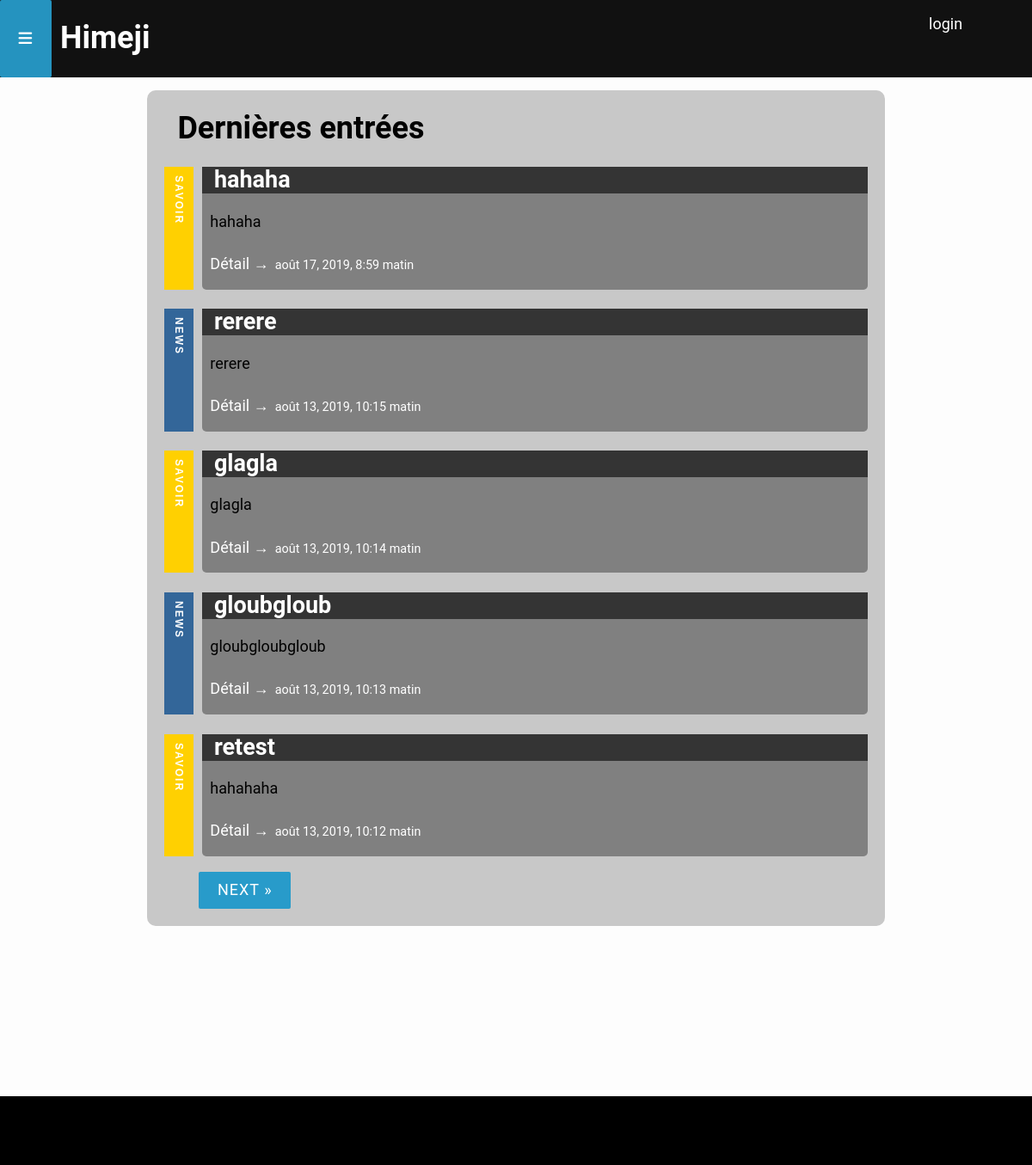
The app's page /, older data.
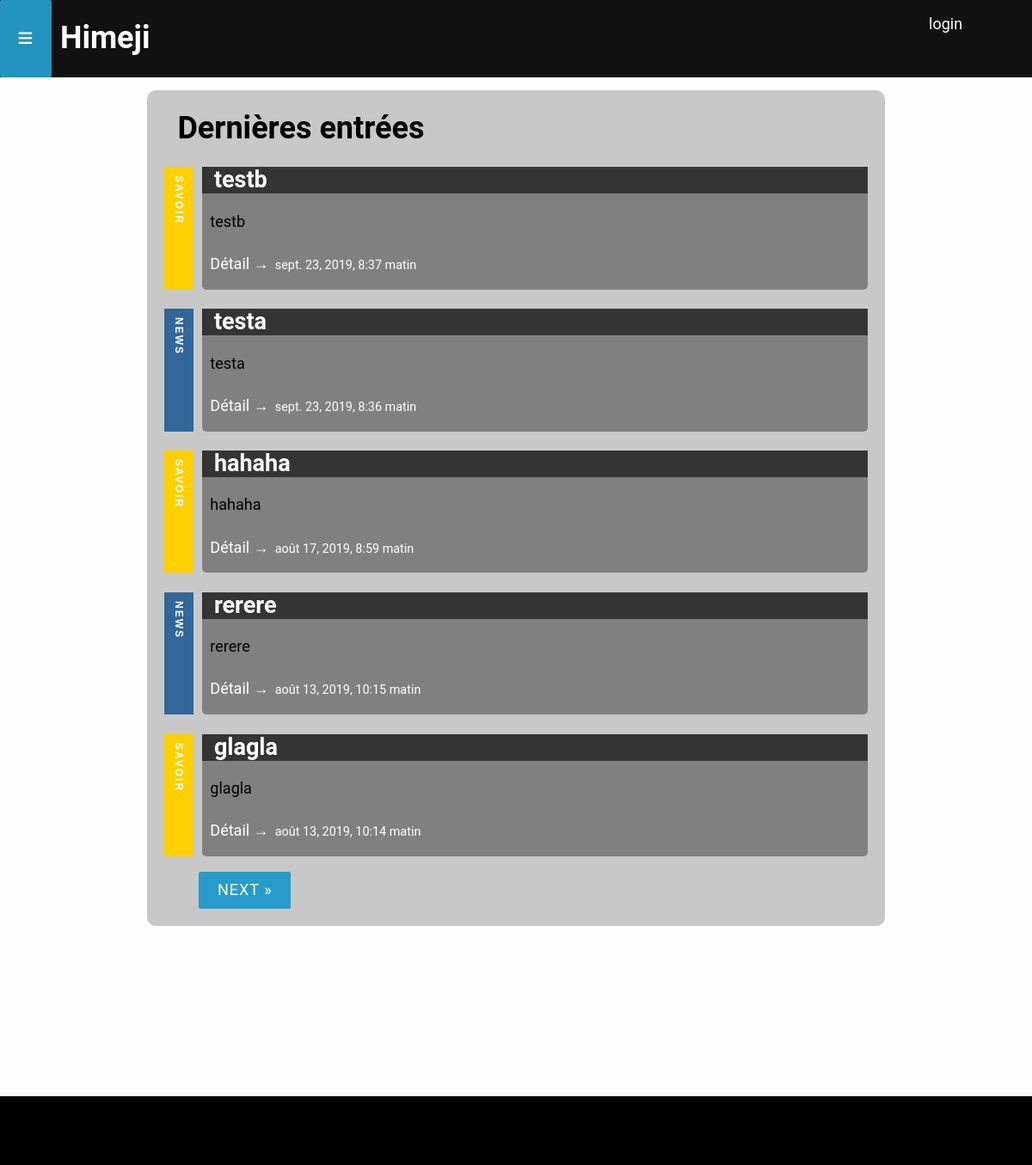
The same page, newer data.
### website/models.py (models this page shows, shortened)
class Post(models.Model):
    title = models.CharField(max_length=200, unique=True)
    slug = models.SlugField(max_length=200, unique=True, default="")
    content = models.TextField(default="")
    created_on = models.DateTimeField(auto_now_add=True, blank=True)
    updated_on = models.DateTimeField(auto_now=True)
    status = models.IntegerField(choices=STATUS, default=0)
    category = models.CharField(max_length=255, choices=CAT, default=0)
    class Meta:
        ordering = ['-created_on']

### website/views.py (the view)
# urls.py: path('', views.AllList.as_view(), name='home'),
class AllList(generic.ListView):
    queryset = Post.objects.filter(status=1).order_by('-created_on')
    template_name = 'index.html'
    paginate_by = 5

### templates/index.html (shortened to what this page needs)
<!DO{% extends "base.html" %}
{% block content %}
<div class="content">
    <h1 style="left:35px;">Dernières entrées</h1>
<div class="news-main">
            {% for post in post_list %}
             <aside class="{% if "Savoir" in post.category %}cat-knowledge{% endif %}{% if "News" in post.category %}cat-news{% endif %}"><h4>{{ post.category }}</h4><div class="card">
                    <div class="card-header"><h2 class="card-title">&nbsp;&nbsp;{{ post.title }}</h2></div>
                    <p class="card-text">&nbsp;&nbsp;{{post.content|slice:":200" }}</p>
                    <a href="{% url 'website:post_detail' post.slug  %}" class="btn btn-primary">&nbsp;&nbsp;Détail &rarr;</a><p class="card-date">&nbsp;&nbsp;{{ post.created_on }} </p>
               </div></aside>
            {% endfor %}
{% if is_paginated %}
  <ul>
    {% if page_obj.has_next %}
   <a href="?page={{ page_obj.next_page_number }}" class="page-link"><button> NEXT &raquo;</button></a>
    {% endif %}
  </ul>
{% endif %}
</div>
</div>
{%endblock%}

Row changes from the older to the newer data that the page shows:
no longer on this page (row unchanged): Post: category "NEWS", title "gloubgloub", content "gloubgloubgloub", created_on "août 13, 2019, 10:13 matin"
no longer on this page (row unchanged): Post: category "SAVOIR", title "retest", content "hahahaha", created_on "août 13, 2019, 10:12 matin"
added Post: category "SAVOIR", title "testb", content "testb", created_on "sept. 23, 2019, 8:37 matin"
added Post: category "NEWS", title "testa", content "testa", created_on "sept. 23, 2019, 8:36 matin"
